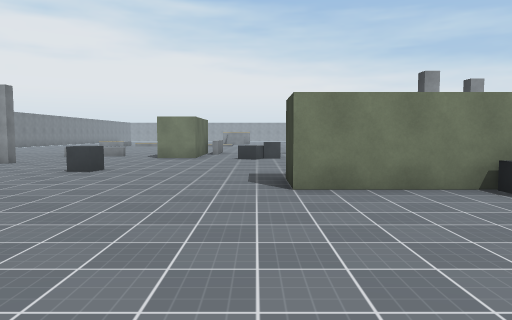
View 1 (above)

24 first-person views from a walk through a Unity game level. The camera is 1.5 m above the floor, tilts 4° down and sees 70° across. The floor is counted in squares, 2 m on a side. Each view is taken from the middle of a square. On the plan, view 1 faces up. The plan holds only what a view shows up to about 11 squares ahead; the rest is blank. The place goes on beyond the plan. The player is left out. Surface patterns are stand-ins for the level's own textures.

View 2
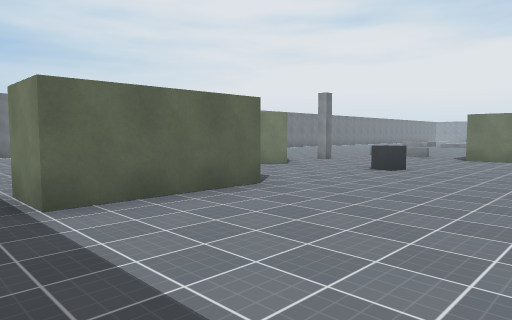

View 3
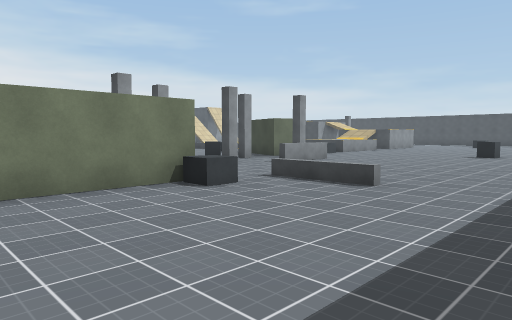

View 4
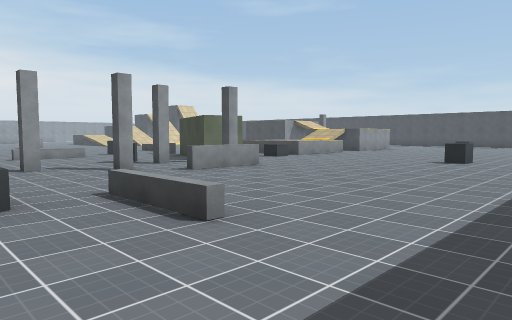

View 5
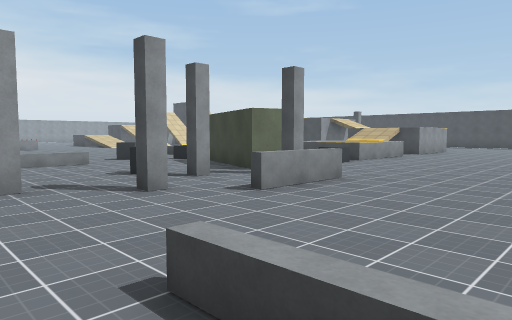

View 6
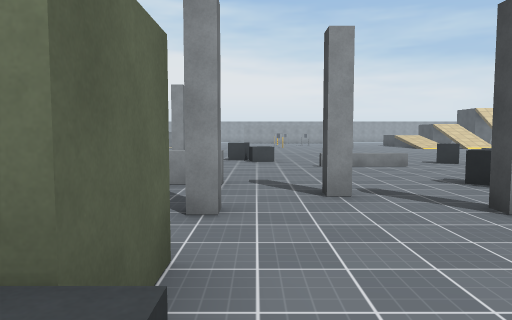

View 7
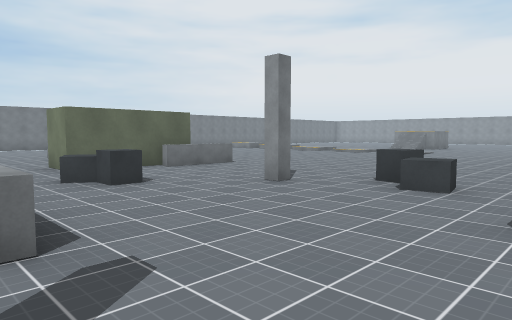

View 8
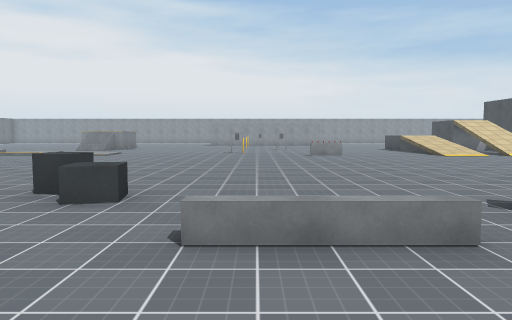

View 9
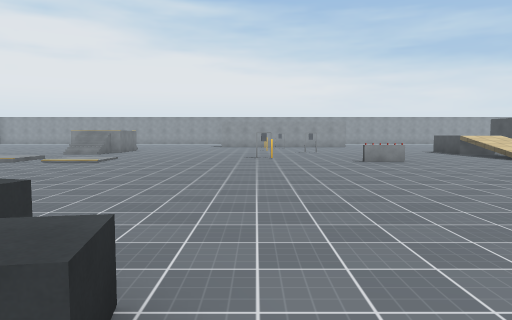

View 10
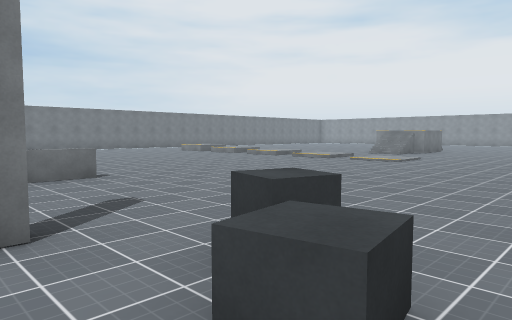

View 11
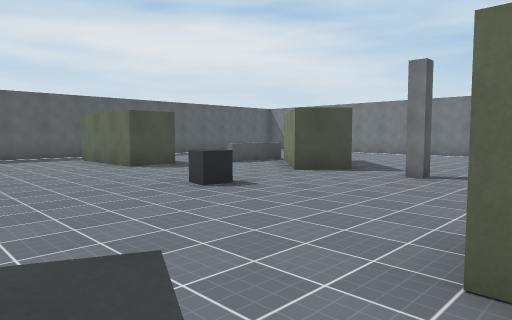

View 12
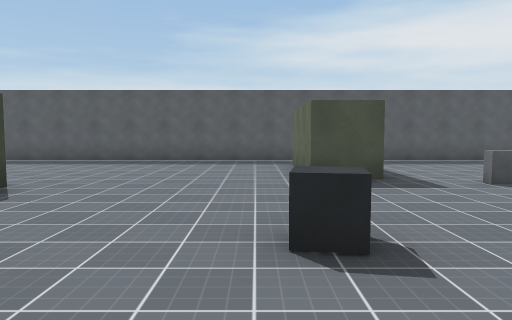

View 13
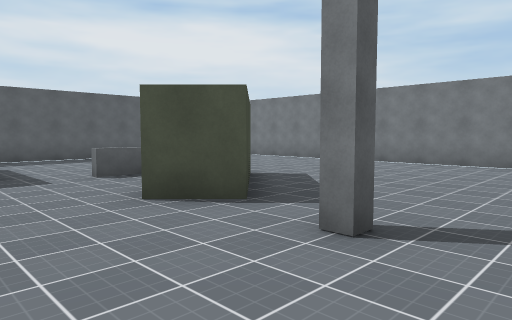

View 14
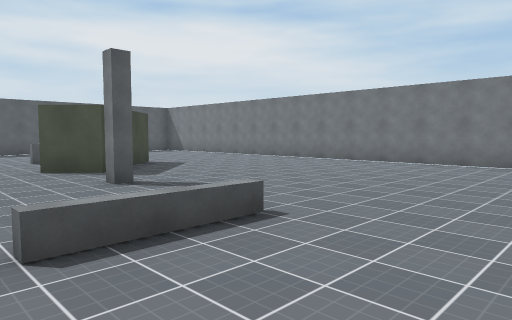

View 15
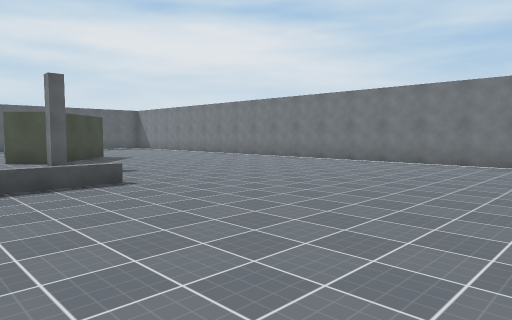

View 16
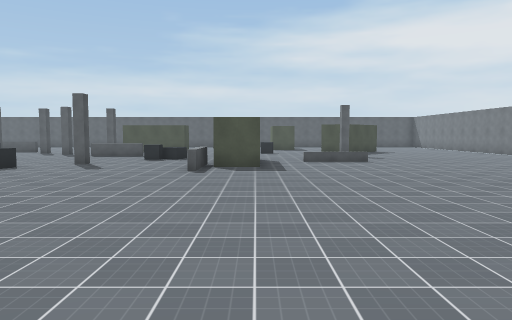

View 17
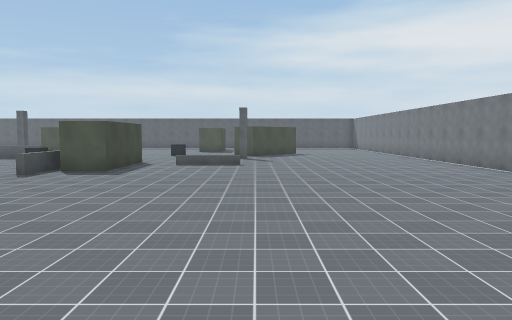

View 18
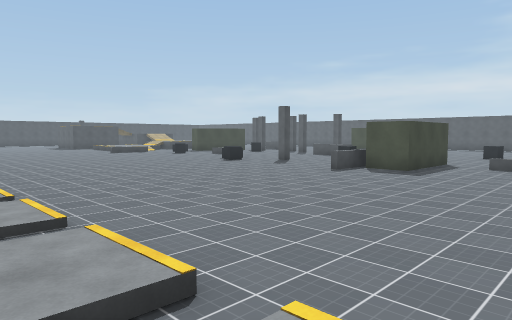

View 19
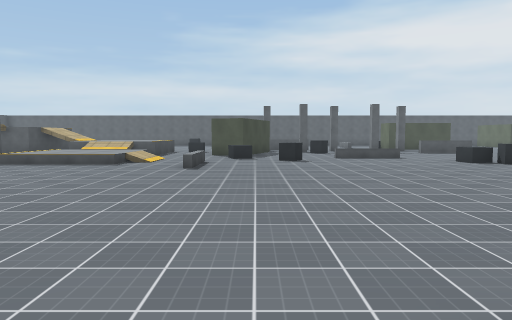

View 20
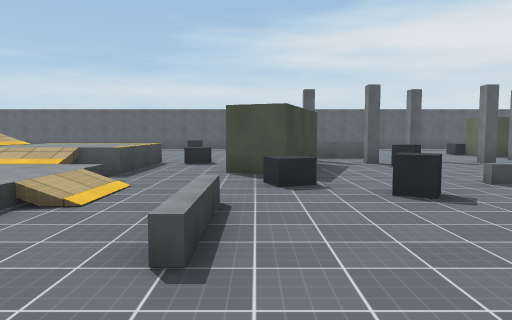

View 21
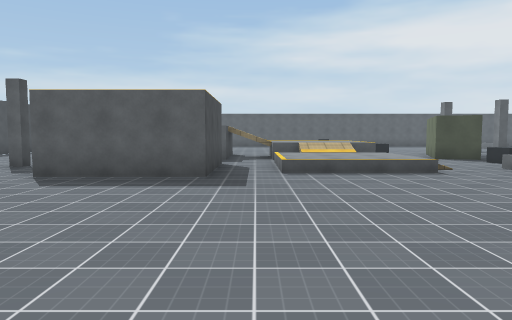

View 22
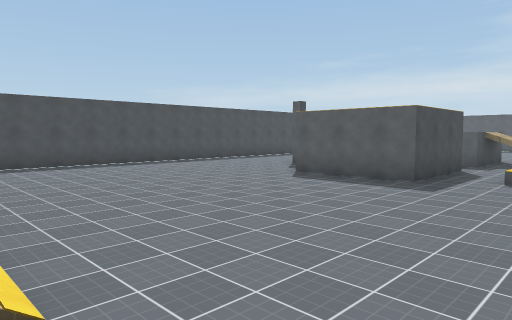

View 23
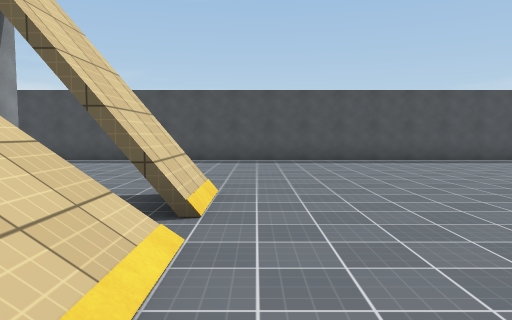

View 24
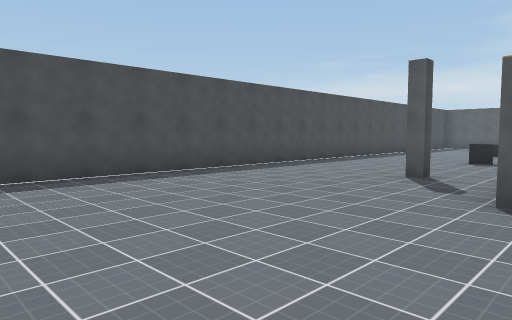

### Floor plan
Key: @ floor where view 1 was taken; # wall or solid block; . main floor; : floor 0.25 m higher than the main floor; + floor 0.5 m higher than the main floor; * floor 1 m higher than the main floor; % floor 2 m higher than the main floor; / step, stairs or slope; = window, fence, low wall or low ledge; ^ raised ledge; O other object.
Columns run from 13 left of view 1 to 27 right of it. Each row starts with its distance up from view 1.
 24       + ::/:...... ... ...       ....  .#
 23        /::/:..............  / //.#......#
 22     ......................   ...........#
 21     ....................... ............#
 20    ........................ ............#
 19   ......................................#
 18   ......................................#
 17  .......................................#
 16 ........................................#
 15 ...........=....OO.........///.###......#
 14 ..........##...O.O....O.../+++.#  ......#
 13 ..........##...........OO./+++.#  .O....#
 12 ..........##...........O...//#..   .....#
 11 .............O..........#..***./   .....#
 10 .......................##..***/%   O...
  9 ......O........ ..O..O.# ..***     ...
  8 .........O..... .......  O....
  7 .....##........ O..O..O......
  6   ...##.......###.............
  5  ... #=.......###.............
  4  ..   ..##......O.^.........
  3       .. #........^.......O..
  2    ..... #...................
  1     ....##...............
  0     .... ....@......
 -1    ###############

Where each view was taken, in squares from view 1:
view 1: 0 up, 0 right, facing up
view 2: 0 up, 0 right, facing up-left
view 3: 0 up, 0 right, facing up-right
view 4: 0 up, 3 right, facing up-right
view 5: 3 up, 4 right, facing up-right
view 6: 4 up, 4 right, facing up
view 7: 9 up, 6 right, facing up-left
view 8: 10 up, 6 right, facing up
view 9: 13 up, 5 right, facing up
view 10: 13 up, 5 right, facing up-left
view 11: 12 up, 0 right, facing down-left
view 12: 10 up, 3 left, facing down
view 13: 11 up, 4 left, facing down-left
view 14: 15 up, 4 left, facing down-left
view 15: 18 up, 4 left, facing down-left
view 16: 24 up, 3 left, facing down
view 17: 24 up, 7 left, facing down
view 18: 24 up, 7 left, facing down-right
view 19: 24 up, 10 right, facing down
view 20: 18 up, 11 right, facing down
view 21: 22 up, 17 right, facing down
view 22: 23 up, 15 right, facing down-right
view 23: 22 up, 16 right, facing right
view 24: 20 up, 20 right, facing down-right
